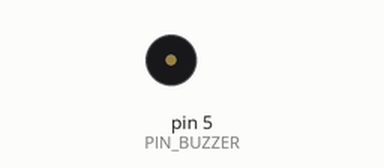
A sketch run on a simulated Arduino Uno, built with avr-gcc and run on an emulated ATmega328P. Shown: buzzer (waves = sounding). What the sketch prints to the serial monitor is not drawn.

Above: at 11.2 s.
At 16.3 s:
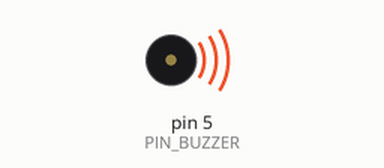
Timing chart, 0 to 17.3 s (numbered marks = the images above):
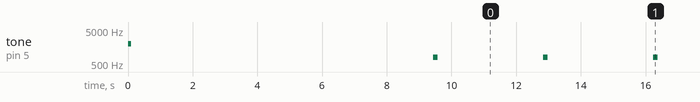

The sketch:

tool_hc06_forklift_setup.ino
```cpp
// ====================================================================================================
// TOOL (one-time setup, not final) | board: FORKLIFT (FRIBEE EDU / UNO R3) | sets the soldered HC-06 by itself after upload
// ====================================================================================================
/*
 * tool_hc06_forklift_setup.ino  -  지게차 HC-06 자동 설정 (업로드만 하면 끝, 시리얼 모니터/입력 필요 없음)
 *
 * 상황 (사용자): HC-06 과 D0 의 빨간 LED 가 납땜돼 있어서 USB 시리얼 모니터를 쓸 수 없다. 그래서 이 스케치는
 *   Serial.print 로 화면에 아무것도 출력하지 않고, 결과를 부저(D5)로 알려 준다.
 * 가정 (사용자 미확인): HC-06 이 D0/D1 (하드웨어 시리얼) 에 납땜돼 있다. D2/D3 이면 아래 HC06_ON_D0_D1 을 0 으로 바꾼다.
 *
 * 하는 일 (전원/리셋 직후 한 번):
 *   1. 모듈의 현재 속도를 찾는다: 속도 목록을 차례로 바꿔 가며 "AT" 를 보내 "OK" 가 오는 속도를 찾음.
 *   2. AT+NAME<이름>  3. AT+PIN<4자리>  4. 속도가 9600 이 아니면 AT+BAUD4 (9600) 후 "AT" 로 다시 확인.
 *   명령은 대문자, 줄 끝 문자 없이 보낸다 (martyncurrey 의 HC-06 설명).
 * 결과 소리 (3초마다 반복):
 *   성공       : 높은 소리(3000Hz) 길게 1번 (1초)
 *   실패       : 낮은 소리(800Hz) 짧게 N번. N=1 AT 에 응답 없음(어느 속도에서도) / 2 이름 설정 실패 / 3 PIN 설정 실패 / 4 속도 변경 실패
 *   시작 직후  : 짧은 소리 1번 (스케치가 시작됐다는 표시)
 *
 * 사용법: 폰이 모듈에 연결돼 있지 않아야 한다 (연결 중에는 AT 명령이 안 먹음: martyncurrey). 업로드 -> 소리 확인.
 *   이름이 방송에 반영되려면 모듈 전원을 한 번 껐다 켜야 할 수 있음 (martyncurrey).
 *   센터 모듈 B 의 PSWD 는 여기서 정한 PIN 과 같아야 한다.
 * 한계 (martyncurrey): 바꾼 속도와 PIN 은 읽어서 확인할 수 없고, 속도를 잊어도 하드웨어 리셋 방법이 없다.
 *
 * 명령 출처 (직접 읽어 확인): martyncurrey.com/?p=12932 (AT, AT+NAME, AT+PINxxxx, AT+BAUDx 코드표, 이름 최대 20자, PIN 숫자 4자리, 응답 "OK..."),
 *   martyncurrey.com/?p=3424 (hc01.comV2.0 기본값 9600 / 이름 HC-06 / PIN 1234, 응답에 줄 끝 문자 없음).
 * 미확인: 사용자 모듈의 펌웨어 버전, HC-06 의 실제 연결 핀, 업로드 중 D0 에 연결된 HC-06 TX 가 업로드를 방해하는지, 명령 사이 대기 시간(여기서는 1초로 넉넉히 잡음).
 *
 * [표기 규칙]  ★ EXTERNAL : 외부 자료  /  ◆ NEW : 새로 작성  /  ?? TODO ?? : 사용자 확인 전 임시값
 */
#define HC06_ON_D0_D1 1   // ?? TODO ??: 1 = 하드웨어 시리얼(D0/D1), 0 = D2/D3 소프트웨어 시리얼. 사용자 확인 필요

#if HC06_ON_D0_D1
  #define BT_PORT Serial
#else
  #include <SoftwareSerial.h>   // ★ EXTERNAL: Arduino 내장 라이브러리
  SoftwareSerial btSoft(2, 3);  // (rx, tx) = 모듈 TXD -> D2, 모듈 RXD <- D3
  #define BT_PORT btSoft
#endif

// ---------------- 핀맵 (사용자 제공 값) ----------------
const uint8_t PIN_BUZZER = 5;   // 수동 부저

// ---------------- 상수 ----------------
const char HC06_NAME[] = "FORKLIFT";   // ?? TODO ??: 임시 이름 (최대 20자)
const char HC06_PIN[]  = "1234";       // ?? TODO ??: 임시 PIN (숫자 4자리). 센터 모듈 B 의 PSWD 와 같아야 함
const long BAUD_TRY[]  = {9600, 38400, 115200, 19200, 57600, 4800, 2400, 1200};  // ◆ NEW: 기본값 9600 을 먼저
const uint8_t BAUD_TRY_COUNT = sizeof(BAUD_TRY) / sizeof(BAUD_TRY[0]);
const long TARGET_BAUD = 9600;                 // final_forklift_board 의 BT_BAUD 와 같음
const char TARGET_BAUD_CMD[] = "AT+BAUD4";     // ★ EXTERNAL: 4 = 9600 (martyncurrey 코드표)
const unsigned long REPLY_FIRST_MS = 1000UL;   // 첫 글자를 기다리는 시간
const unsigned long REPLY_GAP_MS   = 150UL;    // 글자 사이가 이만큼 비면 응답 끝 (응답에 줄 끝 문자가 없으므로)
const unsigned long STEP_PAUSE_MS  = 1000UL;   // ?? TODO ??: 명령 사이 대기
const unsigned long REPEAT_MS      = 3000UL;
const uint8_t FAIL_NO_AT = 1, FAIL_NAME = 2, FAIL_PIN = 3, FAIL_BAUD = 4;

uint8_t resultCode = 0;   // 0 = 성공, 그 외 = 실패 번호

// ---------------- 부저 ----------------
void beep(unsigned int hz, unsigned long ms) {  // ◆ NEW (test_forklift_buzzer 의 buzzerBeep 과 같음)
  tone(PIN_BUZZER, hz, ms);
  delay(ms);
}

void reportResult() {  // ◆ NEW
  if (resultCode == 0) {
    beep(3000, 1000);
    return;
  }
  for (uint8_t i = 0; i < resultCode; i++) {
    beep(800, 150);
    delay(250);
  }
}

// ---------------- HC-06 통신 ----------------
// 응답을 모은다: 첫 글자는 REPLY_FIRST_MS 까지, 이후 REPLY_GAP_MS 동안 글자가 없으면 끝.
size_t readReply(char *buf, size_t size) {  // ◆ NEW
  size_t n = 0;
  unsigned long last = millis();
  unsigned long limit = REPLY_FIRST_MS;
  while (millis() - last < limit) {
    if (BT_PORT.available() > 0) {
      char c = BT_PORT.read();
      if (n < size - 1) buf[n++] = c;
      last = millis();
      limit = REPLY_GAP_MS;
    }
  }
  buf[n] = '\0';
  return n;
}

bool replyIsOk(const char *buf) {  // ◆ NEW: "OK", "OKsetname", "OK9600" ... 모두 "OK" 로 시작
  return buf[0] == 'O' && buf[1] == 'K';
}

// 대문자 명령을 줄 끝 문자 없이 보내고 "OK..." 가 오면 true
bool sendCmd(const char *cmd) {  // ◆ NEW
  char reply[24];
  while (BT_PORT.available() > 0) BT_PORT.read();   // 오래된 바이트 버림
  BT_PORT.print(cmd);
  BT_PORT.flush();
  readReply(reply, sizeof(reply));
  return replyIsOk(reply);
}

bool findModuleBaud(long &foundBaud) {  // ◆ NEW
  for (uint8_t i = 0; i < BAUD_TRY_COUNT; i++) {
    BT_PORT.begin(BAUD_TRY[i]);
    delay(100);
    if (sendCmd("AT")) {
      foundBaud = BAUD_TRY[i];
      return true;
    }
  }
  return false;
}

bool sendNameCmd() {  // ◆ NEW: AT+NAME<이름>
  char cmd[32];
  snprintf(cmd, sizeof(cmd), "AT+NAME%s", HC06_NAME);
  return sendCmd(cmd);
}

bool sendPinCmd() {  // ◆ NEW: AT+PIN<4자리>
  char cmd[16];
  snprintf(cmd, sizeof(cmd), "AT+PIN%s", HC06_PIN);
  return sendCmd(cmd);
}

uint8_t configureHc06() {  // ◆ NEW: 0 = 성공, 아니면 실패 번호
  long baud = 0;
  if (!findModuleBaud(baud)) return FAIL_NO_AT;
  delay(STEP_PAUSE_MS);
  if (!sendNameCmd()) return FAIL_NAME;
  delay(STEP_PAUSE_MS);
  if (!sendPinCmd()) return FAIL_PIN;
  if (baud != TARGET_BAUD) {
    delay(STEP_PAUSE_MS);
    if (!sendCmd(TARGET_BAUD_CMD)) return FAIL_BAUD;
    delay(STEP_PAUSE_MS);
    BT_PORT.begin(TARGET_BAUD);                       // 모듈은 새 속도로 바뀜
    delay(100);
    if (!sendCmd("AT")) return FAIL_BAUD;
  }
  return 0;
}

// ---------------- setup / loop ----------------
void setup() {
  pinMode(PIN_BUZZER, OUTPUT);
  beep(2000, 100);              // 시작 표시
  delay(500);
  resultCode = configureHc06();
}

void loop() {
  reportResult();
  delay(REPEAT_MS);
}
```

Measured:
- by itself, tone on pin 5 (PIN_BUZZER): plays 2000 Hz for 0.10 s, 800 Hz for 0.15 s, 800 Hz for 0.15 s, 800 Hz for 0.15 s, 800 Hz for 0.15 s, 800 Hz for 0.15 s … (37 notes in this stretch)
